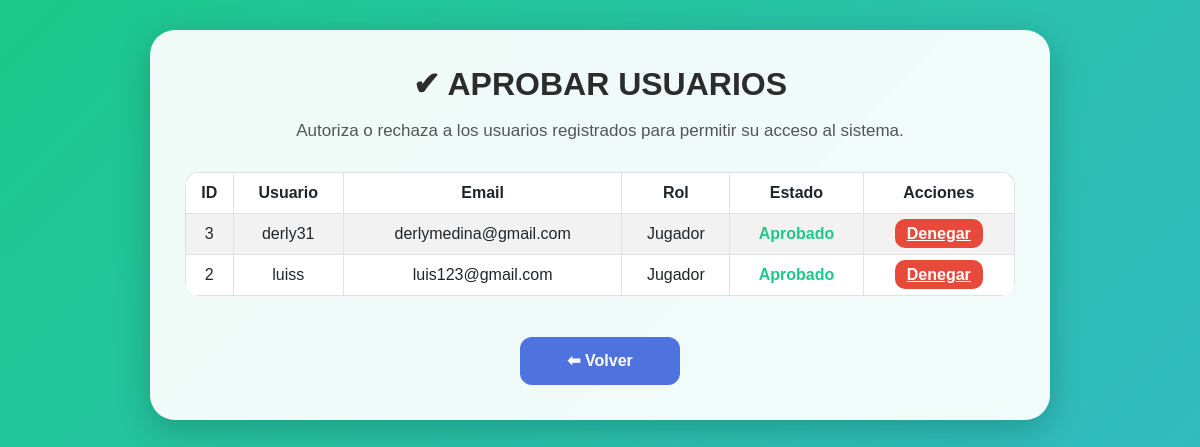
The page /admin/aprobar_usuarios.php (signed in) on the database its author committed.
### tables this page shows
CREATE TABLE `usuarios` (
  `id` int(11) NOT NULL,
  `usuario` varchar(100) NOT NULL,
  `email` varchar(150) NOT NULL,
  `password_hash` varchar(255) DEFAULT NULL,
  `rol_id` int(11) NOT NULL,
  `aprobado` tinyint(1) NOT NULL DEFAULT 0,
  `puntos` int(11) NOT NULL,
  `creado_en` datetime DEFAULT current_timestamp()
);

### admin/aprobar_usuarios.php (the view, shortened to what this page needs)
<?php
require '../config/conexion.php';
$usuarios = $pdo->query("SELECT id, usuario, email, rol_id, aprobado FROM usuarios WHERE rol_id != 1 ORDER BY id DESC")->fetchAll(PDO::FETCH_ASSOC);
?>
<!DOCTYPE html>
<html lang="es">
<head>
  <link href="https://cdn.jsdelivr.net/npm/bootstrap@5.3.0/dist/css/bootstrap.min.css" rel="stylesheet">
</head>
<body>
<div class="contenedor">
  <h2>✔ APROBAR USUARIOS</h2>
  <p class="subtitulo">Autoriza o rechaza a los usuarios registrados para permitir su acceso al sistema.</p>
  <div class="table-responsive">
    <table class="table table-striped table-bordered align-middle text-center">
      <thead>
        <tr>
          <th>ID</th>
          <th>Usuario</th>
          <th>Email</th>
          <th>Rol</th>
          <th>Estado</th>
          <th>Acciones</th>
        </tr>
      </thead>
      <tbody>
      <?php if (empty($usuarios)): ?>
        <tr>
          <td colspan="6" class="text-muted text-center">No hay usuarios registrados.</td>
        </tr>
      <?php else: ?>
        <?php foreach ($usuarios as $u): ?>
        <tr>
          <td><?= $u['id'] ?></td>
          <td><?= htmlspecialchars($u['usuario']) ?></td>
          <td><?= htmlspecialchars($u['email']) ?></td>
          <td><?= ($u['rol_id'] == 1 ? 'Administrador' : 'Jugador') ?></td>
          <td>
            <?php if ($u['aprobado'] == 1): ?>
              <span class="estado-ok">Aprobado</span>
            <?php else: ?>
              <span class="estado-no">Pendiente</span>
            <?php endif; ?>
          </td>
          <td>
            <a href="aprobar_usuarios.php?rechazar=<?= $u['id'] ?>" class="btn-denegar">Denegar</a>
          </td>
        </tr>
        <?php endforeach; ?>
      <?php endif; ?>
      </tbody>
    </table>
  </div>
  <a href="panel_admin.php" class="btn-volver">⬅ Volver</a>
</div>
</body>
</html>

### admin/aprobar_usuarios.php (style rules this page uses)
body { background: linear-gradient(135deg, #1cc88a, #36b9cc); min-height: 100vh; padding: 30px; font-family: "Poppins", sans-serif; }
.contenedor { background: #ffffffee; backdrop-filter: blur(6px); padding: 35px; border-radius: 25px; max-width: 900px; margin: auto; box-shadow: 0 10px 35px rgba(0,0,0,0.2); animation: fadeIn 0.5s ease-out; }
h2 { font-weight: 900; color: #2c2c2c; text-align: center; margin-bottom: 15px; }
p.subtitulo { color: #555; text-align: center; font-size: 17px; margin-bottom: 28px; }
table { border-radius: 15px; overflow: hidden; }
thead { background: #4e73df; color: white; }
.btn-denegar { background: #e74a3b; color: white; border: none; padding: 6px 12px; border-radius: 10px; font-weight: bold; }
.estado-ok { font-weight: bold; color: #1cc88a; }
.btn-volver { display: block; width: 160px; margin: 25px auto 0; text-align: center; font-weight: 700; background: #4e73df; color: white; padding: 12px; border-radius: 12px; text-decoration: none; }

### rows shown on the page
usuarios: id "3", usuario "derly31", email "derlymedina@gmail.com", shows "Jugador", aprobado "Aprobado"
usuarios: id "2", usuario "luiss", email "luis123@gmail.com", shows "Jugador", aprobado "Aprobado"
